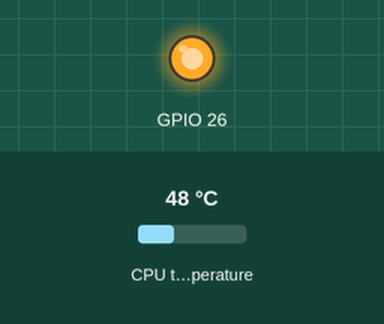
A program run on a simulated Raspberry Pi (BCM pin numbers). Shown: output pins drawn as LEDs (lit = HIGH). The test bench sets the inputs (shaded band); at power-on: CPU temperature 48 °C. Files the program writes start out absent; what the program prints to the terminal is not drawn.

Above: at 1.2 s.
1.3 s: CPU temperature set to 42 °C
2.8 s: CPU temperature set to 39 °C
At 3.1 s:
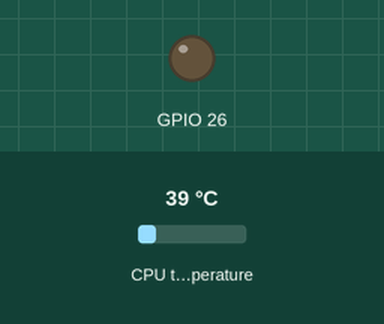
4.3 s: CPU temperature set to 44 °C
At 5.4 s:
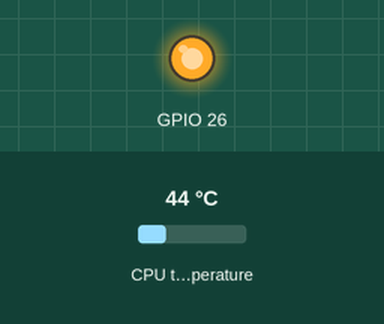
5.8 s: CPU temperature set to 31 °C
At 6.6 s:
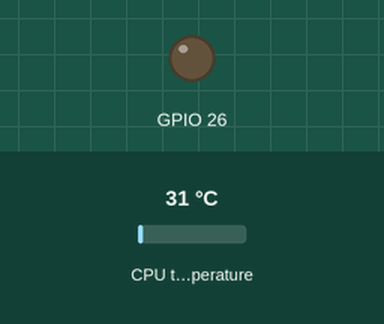
Timing chart, 0 to 8.3 s (numbered marks = the images above; inputs shaded):
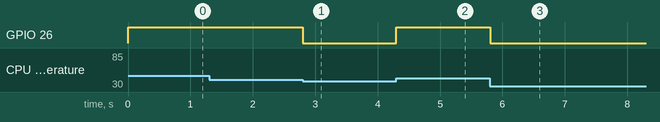

The program:

Tempt.py
```python
import RPi.GPIO as GPIO
from time import time as tiempo
GPIO.setwarnings(False)
GPIO.setmode(GPIO.BCM)
GPIO.setup(26, GPIO.OUT)

while True:
  try:
    tFile = open('/sys/class/thermal/thermal_zone0/temp')
    tArgus = open('/home/pi/Desktop/tempts.txt', 'w')
    #tFile = open('/sys/class/thermal/thermal_zone0/temp')
    temp = float(tFile.read())
    tempC = temp/1000
    #tArgus = open('/home/pi/Desktop/tempts.txt', 'w')
    s = str(tempC)
    tArgus.write(s)
    if tempC > 40:
      GPIO.output(26, 1)
      print ("HOT")
    else:
      GPIO.output(26, 0)
      print ("COLD")
    #tiempo(1)
    #tFile.close()
    #tArgus.close()

  except:
    tFile.close()
    tArgus.close()
    GPIO.cleanup()
    exit
```

Measured:
- the behaviour switches between 41 and 40 °C on CPU temperature (found by bisection; images 0 and 1)
- after the input at 2.8 s, GPIO 26: HIGH → LOW at once
- after the input at 4.3 s, GPIO 26: LOW → HIGH at once
- after the input at 5.8 s, GPIO 26: HIGH → LOW at once
